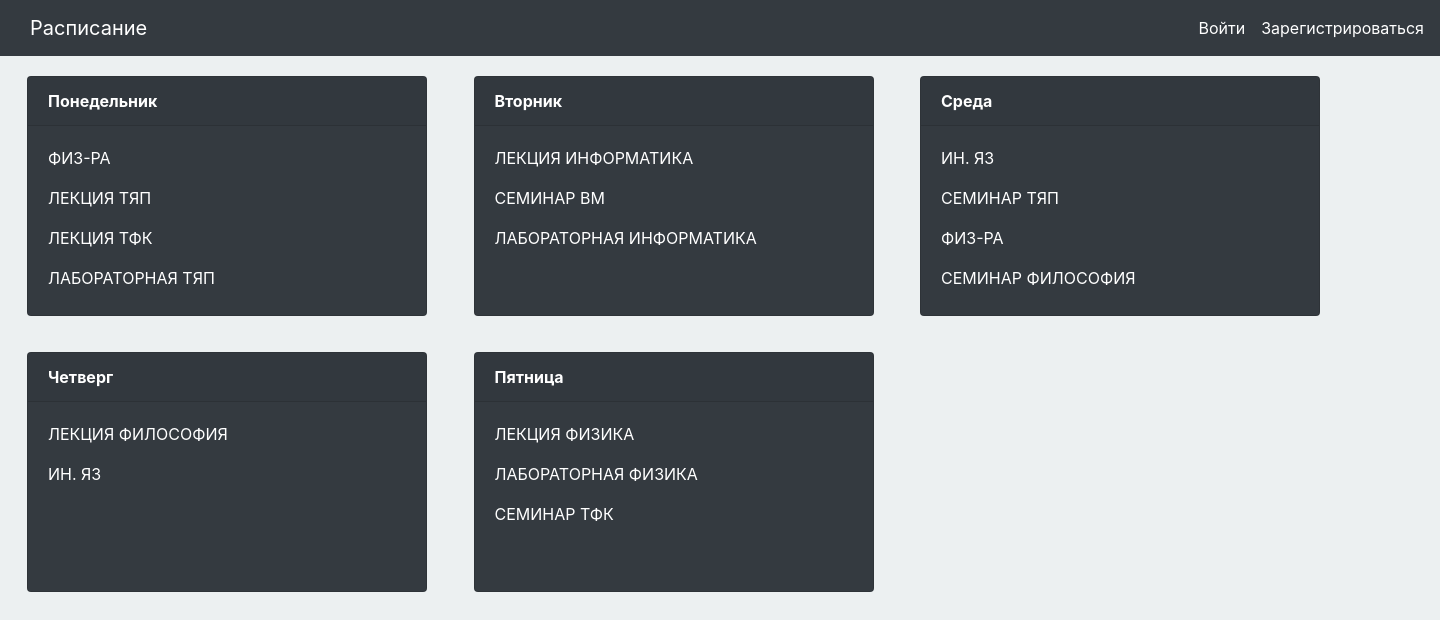
Before: / with the older database file.
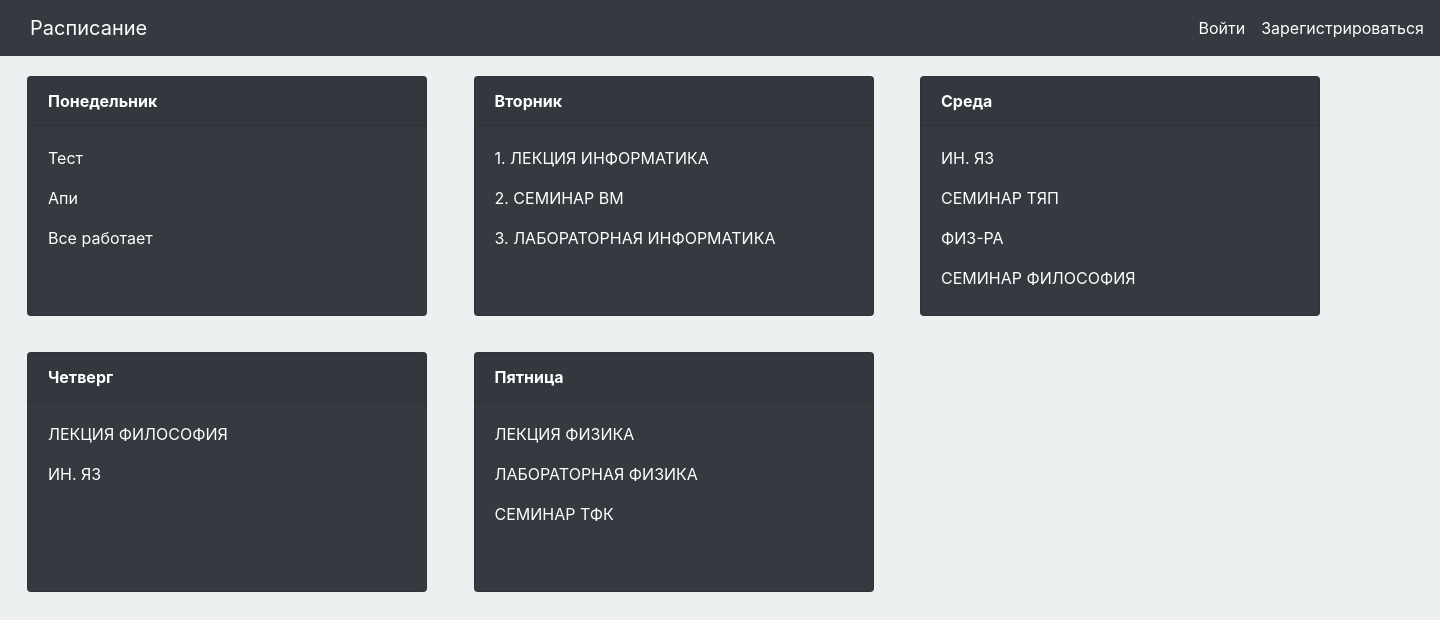
After: the same page with the newer database file.
### flask_project/models.py (models this page shows, shortened)
class Raspisanie(db.Model):
    day = db.Column(db.String(255), primary_key=True, unique=True)
    day_1 = db.Column(db.String(255), nullable=True, default='Отсутсувует')
    day_2 = db.Column(db.String(255), nullable=True, default='Отсутсувует')
    day_3 = db.Column(db.String(255), nullable=True, default='Отсутсувует')
    day_4 = db.Column(db.String(255), nullable=True, default='Отсутсувует')
    day_5 = db.Column(db.String(255), nullable=True, default='Отсутсувует')
    day_6 = db.Column(db.String(255), nullable=True, default='Отсутсувует')

### flask_project/routes.py (the view)
@app.route('/')
def home():
	conn = sqlite3.connect('flask_project/site.db')
	c = conn.cursor()
	c.execute('SELECT * FROM raspisanie')
	all_rows = c.fetchall()
	return render_template('day.html', all_rows=all_rows)

### flask_project/templates/day.html
{% extends "layout.html" %}
{% block content %}
{% for data in all_rows %}
<div class="card-deck d-inline-block", style="margin-top: 20px; margin-right: 0px; margin-left: 12px">
	<div class="card mb-3 text-white bg-dark" style="width: 25rem; height: 15rem">
		<div class="card-header" style="font-weight: bold;">{{ data[0] }}</div>
  		<div class="card-body">
  			{% for i in data %}
  				{% if i == '-' or i == 'Понедельник' or i == 'Вторник' or i == 'Среда' or i == 'Четверг' or i == 'Пятница' %}
  				{% else %}
  					<p class="card-text">{{ i }}</p>
  				{% endif %}
  			{% endfor %}
  		</div>
	</div>
</div>
{% endfor %}
{% endblock %}

### flask_project/templates/layout.html (shortened to what this page needs)
<link rel="stylesheet" href="https://stackpath.bootstrapcdn.com/bootstrap/4.1.3/css/bootstrap.min.css">
<link rel="stylesheet" type="text/css" href="{{ url_for('static', filename='style.css') }}">
<body style="background-color: #ECF0F1;">
<nav class="navbar navbar-expand-lg navbar-light bg-dark">
  <a class="navbar-brand mr-4" style="color:white; margin-left: 1%;" href="{{ url_for('home') }}">Расписание</a>
   <div class="collapse navbar-collapse" id="navbarToggle">
   <div class="navbar-nav">
    {% if current_user.is_authenticated %}
        <a class="nav-item nav-link" style="color:white; margin-left: 680%" href="{{ url_for('edit') }}">Изменить</a>
        <a class="nav-item nav-link" style="color:white" href="{{ url_for('logout') }}">Выйти</a>
    {% else %}
    	<a class="nav-item nav-link" style="color:white; margin-left: 422%" href="{{ url_for('login') }}">Войти</a>
		<a class="nav-item nav-link" style="color:white" href="{{ url_for('registration') }}">Зарегистрироваться</a>
    </div>
    {% endif %}
    </div>
</nav>
{% block content %} {% endblock %}
</body>

Changed rows visible on the page:
no longer on one of the page's lists (row edited): Raspisanie: day_5 "ЛАБОРАТОРНАЯ ТЯП"
changed Raspisanie "Понедельник": day_1 "ФИЗ-РА" → "Тест"; day_2 "ЛЕКЦИЯ ТЯП" → "Апи"; day_3 "ЛЕКЦИЯ ТФК" → "Все работает"
changed Raspisanie "Вторник": day_1 "ЛЕКЦИЯ ИНФОРМАТИКА" → "1. ЛЕКЦИЯ ИНФОРМАТИКА"; day_2 "СЕМИНАР ВМ" → "2. СЕМИНАР ВМ"; day_3 "ЛАБОРАТОРНАЯ ИНФОРМАТИКА" → "3. ЛАБОРАТОРНАЯ ИНФОРМАТИКА"
